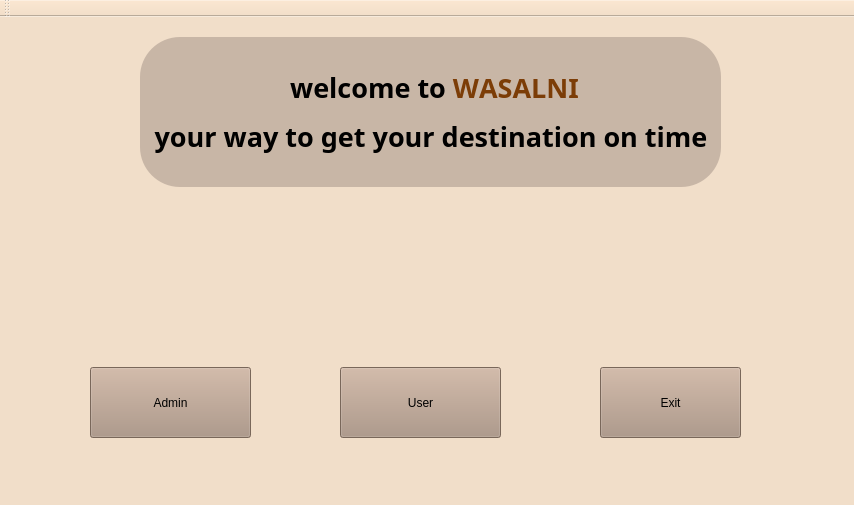
<?xml version="1.0" encoding="UTF-8"?>
<ui version="4.0">
 <class>WasalniClass</class>
 <widget class="QMainWindow" name="WasalniClass">
  <property name="geometry">
   <rect>
    <x>0</x>
    <y>0</y>
    <width>854</width>
    <height>505</height>
   </rect>
  </property>
  <property name="maximumSize">
   <size>
    <width>854</width>
    <height>550</height>
   </size>
  </property>
  <property name="baseSize">
   <size>
    <width>854</width>
    <height>450</height>
   </size>
  </property>
  <property name="windowTitle">
   <string>Wasalni</string>
  </property>
  <property name="styleSheet">
   <string notr="true">background-color: #F1DEC9;
</string>
  </property>
  <widget class="QWidget" name="centralWidget">
   <widget class="QLabel" name="label">
    <property name="geometry">
     <rect>
      <x>140</x>
      <y>20</y>
      <width>581</width>
      <height>150</height>
     </rect>
    </property>
    <property name="sizePolicy">
     <sizepolicy hsizetype="Minimum" vsizetype="Minimum">
      <horstretch>0</horstretch>
      <verstretch>0</verstretch>
     </sizepolicy>
    </property>
    <property name="minimumSize">
     <size>
      <width>50</width>
      <height>50</height>
     </size>
    </property>
    <property name="maximumSize">
     <size>
      <width>581</width>
      <height>150</height>
     </size>
    </property>
    <property name="baseSize">
     <size>
      <width>581</width>
      <height>121</height>
     </size>
    </property>
    <property name="font">
     <font>
      <family>Segoe UI Variable Display Semib</family>
      <pointsize>20</pointsize>
      <italic>false</italic>
      <bold>true</bold>
      <underline>false</underline>
      <strikeout>false</strikeout>
      <kerning>false</kerning>
     </font>
    </property>
    <property name="accessibleDescription">
     <string/>
    </property>
    <property name="autoFillBackground">
     <bool>false</bool>
    </property>
    <property name="styleSheet">
     <string notr="true">background :#C8B6A6;
border-radius: 40px;
padding: 5px;
box-shadow: 50px 5px 10px rgba(10, 10, 50, 10);</string>
    </property>
    <property name="frameShadow">
     <enum>QFrame::Plain</enum>
    </property>
    <property name="lineWidth">
     <number>22</number>
    </property>
    <property name="text">
     <string>&lt;html&gt;&lt;head/&gt;&lt;body&gt;&lt;p align=&quot;center&quot;&gt;&lt;span style=&quot; color:#000000;&quot;&gt;welcome to &lt;/span&gt;&lt;span style=&quot; color:#7c3d07;&quot;&gt;WASALNI&lt;/span&gt;&lt;/p&gt;&lt;p align=&quot;center&quot;&gt;your way to get your destination on time &lt;/p&gt;&lt;/body&gt;&lt;/html&gt;</string>
    </property>
   </widget>
   <widget class="QPushButton" name="AdminButton">
    <property name="geometry">
     <rect>
      <x>90</x>
      <y>350</y>
      <width>161</width>
      <height>71</height>
     </rect>
    </property>
    <property name="styleSheet">
     <string notr="true">background-color : #A9907E;
font: 22pt &quot;Segoe Fluent Icons&quot;;
</string>
    </property>
    <property name="text">
     <string>Admin</string>
    </property>
   </widget>
   <widget class="QPushButton" name="UserButton">
    <property name="geometry">
     <rect>
      <x>340</x>
      <y>350</y>
      <width>161</width>
      <height>71</height>
     </rect>
    </property>
    <property name="styleSheet">
     <string notr="true">background-color : #A9907E;
font: 22pt &quot;Segoe Fluent Icons&quot;;
</string>
    </property>
    <property name="text">
     <string>User</string>
    </property>
   </widget>
   <widget class="QPushButton" name="ExitButton">
    <property name="geometry">
     <rect>
      <x>600</x>
      <y>350</y>
      <width>141</width>
      <height>71</height>
     </rect>
    </property>
    <property name="styleSheet">
     <string notr="true">background-color : #A9907E;
font: 22pt &quot;Segoe Fluent Icons&quot;;
</string>
    </property>
    <property name="text">
     <string>Exit</string>
    </property>
   </widget>
  </widget>
  <widget class="QMenuBar" name="menuBar">
   <property name="geometry">
    <rect>
     <x>0</x>
     <y>0</y>
     <width>854</width>
     <height>22</height>
    </rect>
   </property>
  </widget>
  <widget class="QToolBar" name="mainToolBar">
   <attribute name="toolBarArea">
    <enum>TopToolBarArea</enum>
   </attribute>
   <attribute name="toolBarBreak">
    <bool>false</bool>
   </attribute>
  </widget>
  <widget class="QStatusBar" name="statusBar"/>
 </widget>
 <layoutdefault spacing="6" margin="11"/>
 <resources>
  <include location="Wasalni.qrc"/>
 </resources>
 <connections>
  <connection>
   <sender>ExitButton</sender>
   <signal>clicked()</signal>
   <receiver>WasalniClass</receiver>
   <slot>onExitButtonClicked()</slot>
   <hints>
    <hint type="sourcelabel">
     <x>685</x>
     <y>390</y>
    </hint>
    <hint type="destinationlabel">
     <x>576</x>
     <y>283</y>
    </hint>
   </hints>
  </connection>
  <connection>
   <sender>UserButton</sender>
   <signal>clicked()</signal>
   <receiver>WasalniClass</receiver>
   <slot>hide()</slot>
   <hints>
    <hint type="sourcelabel">
     <x>394</x>
     <y>384</y>
    </hint>
    <hint type="destinationlabel">
     <x>299</x>
     <y>289</y>
    </hint>
   </hints>
  </connection>
 </connections>
 <slots>
  <slot>onExitButtonClicked()</slot>
  <slot>openUserWindow()</slot>
 </slots>
</ui>
